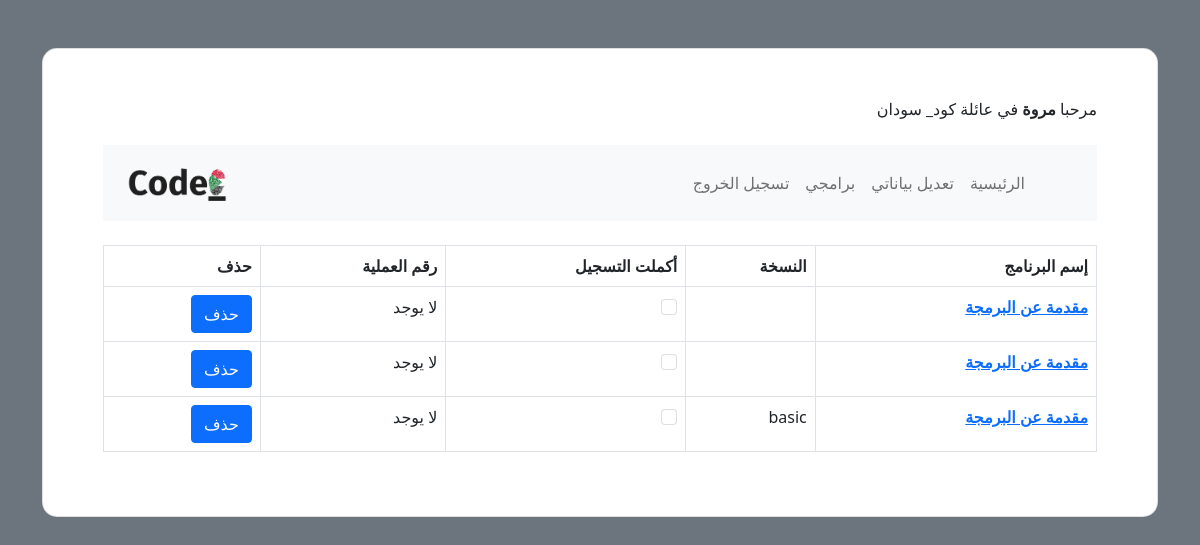
Screenshot of /my_programs/ (signed in) with the database file from the repository.
### registration/models.py (models this page shows, shortened)
class Student(AbstractUser):
    GENDER_CHOICE = (("M", 'ذكر'), ("F", "أنثى"),)
    SUDAN_STATES = [("الخرطوم"), ("الشمالية")]
    is_complete = models.BooleanField(null=False, default=False)
    first_name = models.CharField(max_length=64, blank=True, null=True)
    father_name = models.CharField(max_length=64, blank=True, null=True)
    email = models.EmailField(blank=True, null=True)
    gender = models.CharField(max_length=1, choices=GENDER_CHOICE, blank=True, null=True)
    birthday = models.DateField(blank=True, null=True)
    occupation = models.CharField(max_length=64, blank=True, null=True)
    university = models.CharField(max_length=64, blank=True, null=True)
    specialization = models.CharField(max_length=64, blank=True, null=True)
    state = models.CharField(max_length=64 ,blank=True, null=True)
    address = models.TextField(blank=True, null=True)

class Registration(models.Model):
    id = models.AutoField(primary_key=True)
    student = models.ForeignKey(Student, on_delete=models.CASCADE)
    program = models.ForeignKey(Program, on_delete=models.CASCADE, default=None)
    created_at = models.DateTimeField(auto_now_add=True)
    package = models.CharField(max_length=64)
    is_register = models.BooleanField(default=False)
    transaction_id = models.PositiveBigIntegerField(null=True, default=None)
    is_enroll = models.BooleanField(default=False)

class Program(models.Model):
    id = models.AutoField(primary_key=True)
    name_english = models.CharField(max_length=64, null=False)
    name_arabic = models.CharField(max_length=64, null = False)
    track = models.ForeignKey(Track, on_delete=models.CASCADE)
    code = models.CharField(max_length=4)

### registration/views.py (the view)
# urls.py: path("my_programs/", views.my_programs, name="my_programs"),
@login_required(redirect_field_name=None)
def my_programs(request):
    if request.method == "GET":
        all_programs = Registration.objects.filter(
            student=request.user, is_enroll=False).order_by("-created_at")
        return render(request, "registration/my_programs.html", {
            "all_programs": all_programs,
        })

### registration/templates/registration/my_programs.html
{% extends "registration/layout.html" %}
{% block body %}
<table class="table table-bordered table-hover">
    <thead>
        <tr>
            <th scope="col">إسم البرنامج</th>
            <th scope="col">النسخة</th>
            <th scope="col">أكملت التسجيل</th>
            <th scope="col">رقم العملية</th>
            <th scope="col">حذف</th>
        </tr>
    </thead>
    {% for program in all_programs %}
    <tbody>
        <tr>
            <th scope="row"><a href="{% url 'registration:edit_form' operation="edit" form_id=program.id %}">{{program.program.name_arabic}}</a></th>
            <td>{{program.package}}</td>
            <td>
                {% if program.is_enroll %}
                <input class="form-check-input" type="checkbox" value="" checked disabled>
                {% else %}
                <input class="form-check-input disable" type="checkbox" value="" disabled>
                {% endif %}
            </td>
            <td>
                {% if not program.transaction_id%}
                لا يوجد
                {% else %}
                {{program.transaction_id}}
                {% endif %}
            </td>
            <td>
                <a class="btn btn-primary" href="{% url 'registration:edit_form' operation="delete" form_id=program.id %}">
                    حذف
                </a>
            </td>
        </tr>
    </tbody>
    {% endfor %}
</table>
{% endblock %}

### registration/templates/registration/layout.html (shortened to what this page needs)
<!DOCTYPE html>
<html lang="ar" dir="rtl">
<head>
  {% load static %}
  <link href="{% static 'css/bootstrap.min.css' %}" rel="stylesheet" />
  <link href="{% static 'css/style.css' %}" rel="stylesheet" />
</head>
<body class="bg-secondary">
  <div class="container">
    <section>
      <div class="container py-5 h-5">
        <div class="row justify-content-center align-items-center h-100">
          <div class="card shadow-2-strong card-registration" style="border-radius: 15px;">
            <div class="card-body p-4 p-md-5">
              <div>
                {% if user.is_authenticated %} مرحبا
                <strong>{{ user.first_name }}</strong> في عائلة كود_ سودان{% else %} غير مسجل {% endif %}
              </div>
              <br>
              <nav class="navbar navbar-expand-lg navbar-light bg-light justify-content-center">
                <div class="container-fluid">
                  <ul class="navbar-nav">
                    {% if user.is_authenticated %}
                    <li class="nav-item">
                      <a class="nav-link" href="{% url 'registration:index' %}">الرئيسية</a>
                    </li>
                    {% if user.is_complete %}
                    <li class="nav-item">
                      <a class="nav-link" href="{% url 'registration:student_details' %}">تعديل بياناتي</a>
                    </li>
                    {% endif %}
                    <li class="nav-item">
                      <a class="nav-link" href="{% url 'registration:my_programs' %}">برامجي
                      </a>
                    </li>
                    <li class="nav-item">
                      <a class="nav-link" href="{% url 'registration:logout' %}">تسجيل الخروج</a>
                    </li>
                    {% endif %}
                  </ul>
                  <a class="navbar-brand" href="{% url 'registration:index' %}">
                    <img src="{% static '/img/logo.png' %}" alt="" width="100">
                  </a>
                </div>
              </nav>
              <br />
            <div>
              {% block body %} {% endblock %}
            </div>
          </div>
        </div>
      </div>
  </div>
  </div>
</body>
</html>

### rows the page displays
Student: first_name "مروة"
Registration: program.name_arabic "مقدمة عن البرمجة", shows "لا يوجد"
Registration: program.name_arabic "مقدمة عن البرمجة", shows "لا يوجد"
Registration: program.name_arabic "مقدمة عن البرمجة", package "basic", shows "لا يوجد"
